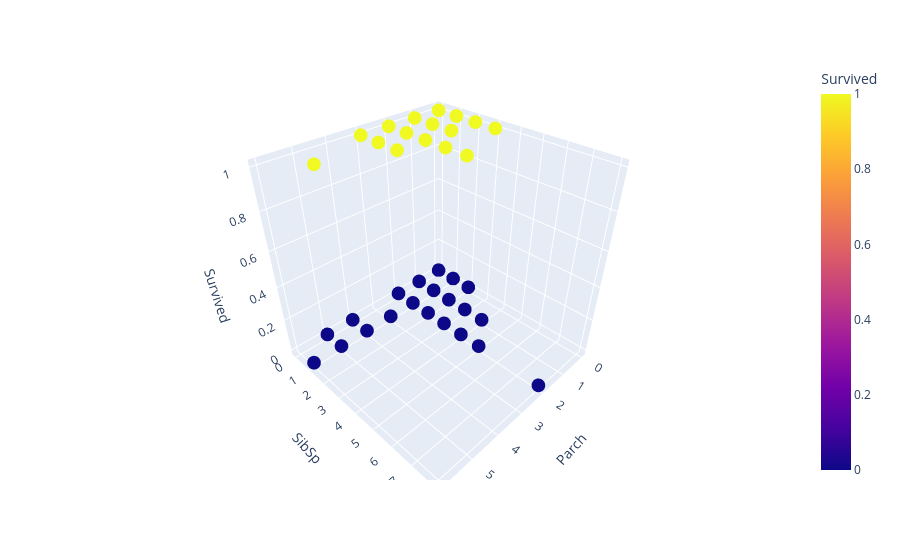

Notebook source saved alongside this figure:
### Code cell
px.scatter_3d(train_df,x='Parch',y='SibSp',z='Survived',color='Survived')

### Figure 1 — Plotly figure (JSON) as saved in the notebook; plotly's stock layout.template omitted (floating-point values rounded to 4 significant figures; data arrays with more than 128 entries replaced by an {"elided": "..."} marker saying what was removed)
{"data": [{"hovertemplate": "Parch=%{x}<br>SibSp=%{y}<br>Survived=%{marker.color}<extra></extra>", "legendgroup": "", "marker": {"color": {"elided": "891 int values"}, "coloraxis": "coloraxis", "symbol": "circle"}, "mode": "markers", "name": "", "scene": "scene", "showlegend": false, "type": "scatter3d", "x": {"elided": "891 int values"}, "y": {"elided": "891 int values"}, "z": {"elided": "891 int values"}}], "layout": {"coloraxis": {"colorbar": {"title": {"text": "Survived"}}, "colorscale": [[0, "#0d0887"], [0.1111, "#46039f"], [0.2222, "#7201a8"], [0.3333, "#9c179e"], [0.4444, "#bd3786"], [0.5556, "#d8576b"], [0.6667, "#ed7953"], [0.7778, "#fb9f3a"], [0.8889, "#fdca26"], [1, "#f0f921"]]}, "legend": {"tracegroupgap": 0}, "margin": {"t": 60}, "scene": {"domain": {"x": [0, 1], "y": [0, 1]}, "xaxis": {"title": {"text": "Parch"}}, "yaxis": {"title": {"text": "SibSp"}}, "zaxis": {"title": {"text": "Survived"}}}}}
